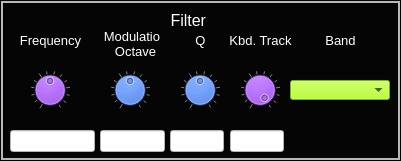
  <widget class="CustomFrame" name="frame_MSOsynthFilter">
   <property name="geometry">
    <rect>
     <x>0</x>
     <y>215</y>
     <width>401</width>
     <height>161</height>
    </rect>
   </property>
   <property name="styleSheet">
    <string notr="true">background-color: rgb(5, 5, 5);
color: rgb(255, 255, 255);</string>
   </property>
   <property name="frameShape">
    <enum>QFrame::Box</enum>
   </property>
   <property name="frameShadow">
    <enum>QFrame::Raised</enum>
   </property>
   <property name="lineWidth">
    <number>1</number>
   </property>
   <property name="midLineWidth">
    <number>2</number>
   </property>
   <widget class="CustomDial" name="dial_MsoSynthFilterFreq">
    <property name="geometry">
     <rect>
      <x>30</x>
      <y>70</y>
      <width>40</width>
      <height>40</height>
     </rect>
    </property>
    <property name="focusPolicy">
     <enum>Qt::NoFocus</enum>
    </property>
    <property name="styleSheet">
     <string notr="true">background-color: rgb(170, 85, 255);</string>
    </property>
    <property name="maximum">
     <number>100</number>
    </property>
    <property name="value">
     <number>50</number>
    </property>
    <property name="wrapping">
     <bool>false</bool>
    </property>
    <property name="notchTarget">
     <double>8.000000000000000</double>
    </property>
    <property name="notchesVisible">
     <bool>true</bool>
    </property>
   </widget>
   <widget class="CustomDial" name="dial_MsoSynthFilterOctave">
    <property name="geometry">
     <rect>
      <x>110</x>
      <y>70</y>
      <width>40</width>
      <height>40</height>
     </rect>
    </property>
    <property name="focusPolicy">
     <enum>Qt::NoFocus</enum>
    </property>
    <property name="styleSheet">
     <string notr="true">background-color: rgb(0, 85, 255);</string>
    </property>
    <property name="maximum">
     <number>100</number>
    </property>
    <property name="value">
     <number>50</number>
    </property>
    <property name="wrapping">
     <bool>false</bool>
    </property>
    <property name="notchTarget">
     <double>8.000000000000000</double>
    </property>
    <property name="notchesVisible">
     <bool>true</bool>
    </property>
   </widget>
   <widget class="QLabel" name="label_100">
    <property name="geometry">
     <rect>
      <x>10</x>
      <y>30</y>
      <width>81</width>
      <height>21</height>
     </rect>
    </property>
    <property name="font">
     <font>
      <pointsize>10</pointsize>
     </font>
    </property>
    <property name="styleSheet">
     <string notr="true">color: rgb(255, 255, 255);</string>
    </property>
    <property name="text">
     <string>Frequency</string>
    </property>
    <property name="alignment">
     <set>Qt::AlignCenter</set>
    </property>
   </widget>
   <widget class="QLabel" name="label_108">
    <property name="geometry">
     <rect>
      <x>100</x>
      <y>23</y>
      <width>71</width>
      <height>41</height>
     </rect>
    </property>
    <property name="font">
     <font>
      <pointsize>10</pointsize>
     </font>
    </property>
    <property name="styleSheet">
     <string notr="true">color: rgb(255, 255, 255);</string>
    </property>
    <property name="text">
     <string>Modulation
Octave</string>
    </property>
    <property name="alignment">
     <set>Qt::AlignCenter</set>
    </property>
   </widget>
   <widget class="CustomDial" name="dial_MsoSynthFilterQ">
    <property name="geometry">
     <rect>
      <x>180</x>
      <y>70</y>
      <width>40</width>
      <height>40</height>
     </rect>
    </property>
    <property name="focusPolicy">
     <enum>Qt::NoFocus</enum>
    </property>
    <property name="styleSheet">
     <string notr="true">background-color: rgb(0, 85, 255);</string>
    </property>
    <property name="maximum">
     <number>100</number>
    </property>
    <property name="value">
     <number>50</number>
    </property>
    <property name="wrapping">
     <bool>false</bool>
    </property>
    <property name="notchTarget">
     <double>8.000000000000000</double>
    </property>
    <property name="notchesVisible">
     <bool>true</bool>
    </property>
   </widget>
   <widget class="QLabel" name="label_113">
    <property name="geometry">
     <rect>
      <x>160</x>
      <y>30</y>
      <width>81</width>
      <height>21</height>
     </rect>
    </property>
    <property name="font">
     <font>
      <pointsize>10</pointsize>
     </font>
    </property>
    <property name="styleSheet">
     <string notr="true">color: rgb(255, 255, 255);</string>
    </property>
    <property name="text">
     <string>Q</string>
    </property>
    <property name="alignment">
     <set>Qt::AlignCenter</set>
    </property>
   </widget>
   <widget class="CustomDial" name="dial_MsoSynthFilterKbdTrack">
    <property name="geometry">
     <rect>
      <x>240</x>
      <y>70</y>
      <width>40</width>
      <height>40</height>
     </rect>
    </property>
    <property name="focusPolicy">
     <enum>Qt::NoFocus</enum>
    </property>
    <property name="styleSheet">
     <string notr="true">background-color: rgb(170, 85, 255);</string>
    </property>
    <property name="maximum">
     <number>100</number>
    </property>
    <property name="value">
     <number>100</number>
    </property>
    <property name="wrapping">
     <bool>false</bool>
    </property>
    <property name="notchTarget">
     <double>8.000000000000000</double>
    </property>
    <property name="notchesVisible">
     <bool>true</bool>
    </property>
   </widget>
   <widget class="QLabel" name="label_130">
    <property name="geometry">
     <rect>
      <x>220</x>
      <y>30</y>
      <width>81</width>
      <height>21</height>
     </rect>
    </property>
    <property name="font">
     <font>
      <pointsize>10</pointsize>
     </font>
    </property>
    <property name="styleSheet">
     <string notr="true">color: rgb(255, 255, 255);</string>
    </property>
    <property name="text">
     <string>Kbd. Track</string>
    </property>
    <property name="alignment">
     <set>Qt::AlignCenter</set>
    </property>
   </widget>
   <widget class="QLineEdit" name="lineEdit_MsoSynthFilterFreq">
    <property name="geometry">
     <rect>
      <x>10</x>
      <y>130</y>
      <width>85</width>
      <height>22</height>
     </rect>
    </property>
    <property name="styleSheet">
     <string notr="true">background-color: rgb(255, 255, 255);
color: rgb(0, 0, 0);</string>
    </property>
    <property name="alignment">
     <set>Qt::AlignCenter</set>
    </property>
    <property name="readOnly">
     <bool>true</bool>
    </property>
   </widget>
   <widget class="QLineEdit" name="lineEdit_MsoSynthFilterOctave">
    <property name="geometry">
     <rect>
      <x>100</x>
      <y>130</y>
      <width>65</width>
      <height>22</height>
     </rect>
    </property>
    <property name="styleSheet">
     <string notr="true">background-color: rgb(255, 255, 255);
color: rgb(0, 0, 0);</string>
    </property>
    <property name="alignment">
     <set>Qt::AlignCenter</set>
    </property>
    <property name="readOnly">
     <bool>true</bool>
    </property>
   </widget>
   <widget class="QLineEdit" name="lineEdit_MsoSynthFilterQ">
    <property name="geometry">
     <rect>
      <x>170</x>
      <y>130</y>
      <width>54</width>
      <height>22</height>
     </rect>
    </property>
    <property name="styleSheet">
     <string notr="true">background-color: rgb(255, 255, 255);
color: rgb(0, 0, 0);</string>
    </property>
    <property name="alignment">
     <set>Qt::AlignCenter</set>
    </property>
    <property name="readOnly">
     <bool>true</bool>
    </property>
   </widget>
   <widget class="QLineEdit" name="lineEdit_MsoSynthFilterKbdTrack">
    <property name="geometry">
     <rect>
      <x>230</x>
      <y>130</y>
      <width>54</width>
      <height>22</height>
     </rect>
    </property>
    <property name="styleSheet">
     <string notr="true">background-color: rgb(255, 255, 255);
color: rgb(0, 0, 0);</string>
    </property>
    <property name="alignment">
     <set>Qt::AlignCenter</set>
    </property>
    <property name="readOnly">
     <bool>true</bool>
    </property>
   </widget>
   <widget class="QLabel" name="label_87">
    <property name="geometry">
     <rect>
      <x>310</x>
      <y>30</y>
      <width>61</width>
      <height>21</height>
     </rect>
    </property>
    <property name="font">
     <font>
      <pointsize>10</pointsize>
     </font>
    </property>
    <property name="styleSheet">
     <string notr="true">color: rgb(255, 255, 255);</string>
    </property>
    <property name="text">
     <string>Band</string>
    </property>
    <property name="alignment">
     <set>Qt::AlignCenter</set>
    </property>
   </widget>
   <widget class="CustomComboBox" name="comboBox_MsoSynthFilterBand">
    <property name="geometry">
     <rect>
      <x>290</x>
      <y>80</y>
      <width>100</width>
      <height>20</height>
     </rect>
    </property>
    <property name="font">
     <font>
      <pointsize>8</pointsize>
     </font>
    </property>
    <property name="focusPolicy">
     <enum>Qt::NoFocus</enum>
    </property>
    <property name="styleSheet">
     <string notr="true">selection-background-color: rgb(255, 0, 0);
color: rgb(0,0,0);
border-color: rgb(0, 0, 0);
background-color: rgb(170, 255, 0);
</string>
    </property>
    <property name="currentText">
     <string/>
    </property>
    <property name="currentIndex">
     <number>-1</number>
    </property>
    <property name="maxVisibleItems">
     <number>4</number>
    </property>
   </widget>
   <widget class="QLabel" name="label_101">
    <property name="geometry">
     <rect>
      <x>150</x>
      <y>10</y>
      <width>81</width>
      <height>21</height>
     </rect>
    </property>
    <property name="font">
     <font>
      <pointsize>12</pointsize>
     </font>
    </property>
    <property name="styleSheet">
     <string notr="true">color: rgb(255, 255, 255);</string>
    </property>
    <property name="text">
     <string>Filter </string>
    </property>
    <property name="alignment">
     <set>Qt::AlignCenter</set>
    </property>
   </widget>
  </widget>
